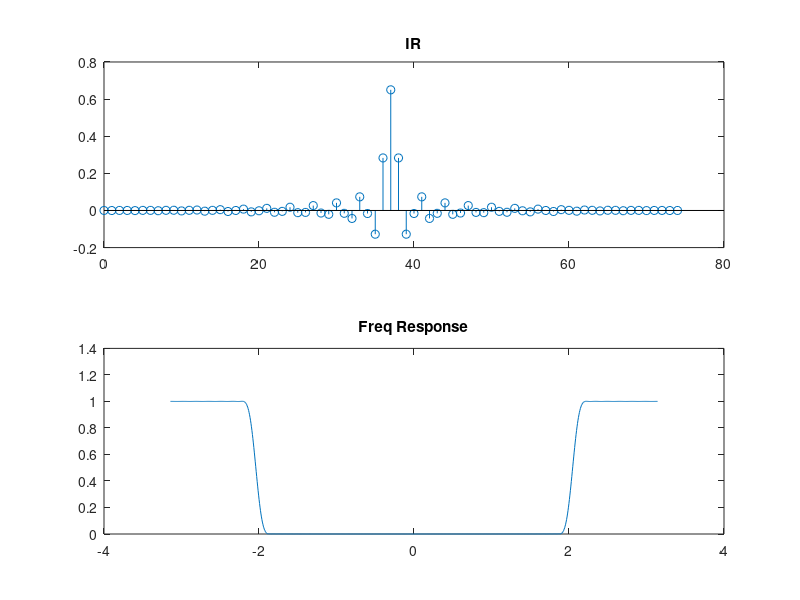

Write the MATLAB code that produced this figure.
%% LPF TO HPF KEISER

clc;clear all;close all;

wp =0.6*pi;ws = 0.7*pi;dp=0.05;ds=0.001;
del= min(dp,ds);A =-20*log10(del);

if A>=50
B= 0.1102*(A-8.7);
elseif A >=21 && A<=50
B =0.5842*(A-21)^0.4+0.07886*(A-21);
else B=0;
end

M = ceil(1+((A-8)/(2.285*(ws-wp))));
if (mod(M,2)==0)
M=M+1;
end

n=0:M-1; wc =(wp+ws)/2;
h = (wc/pi)*(sinc(wc*(n-(M-1)/2)/pi)).*kaiser(M,B)';
delta=zeros(1,length(n));

delta(n==(M-1)/2)=1;
h_hpf=delta-h;

figure(1);subplot(211);stem(n,h);title('IR');
N=1024;w=linspace(-pi,pi,N);

subplot(212);plot(w,abs(fftshift(fft(h_hpf,N))));title('Freq Response');